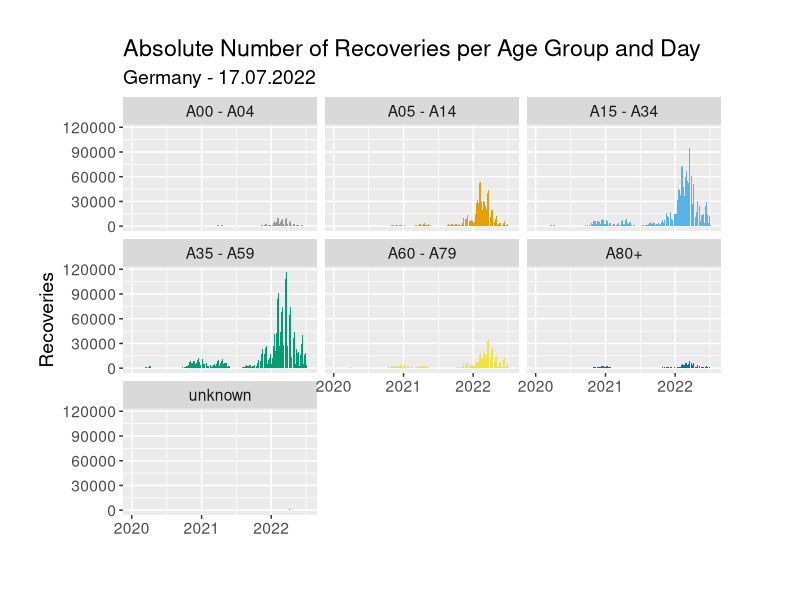
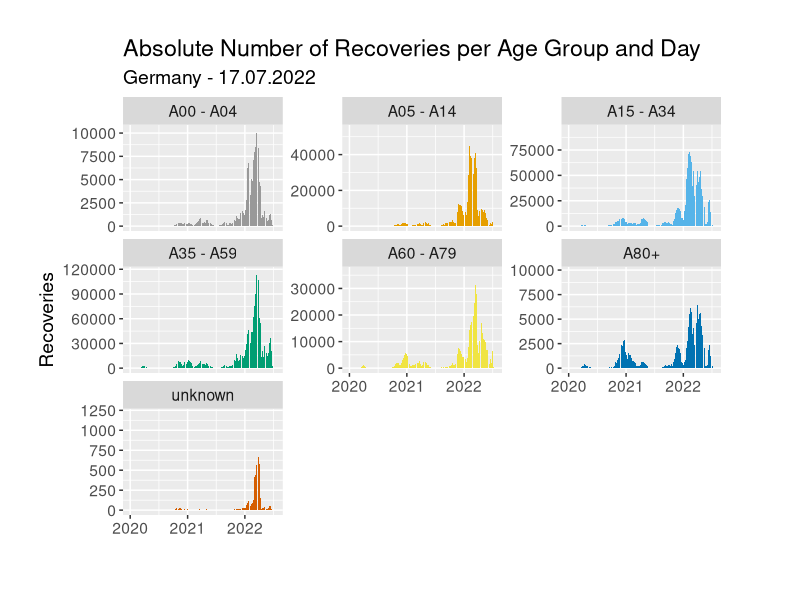
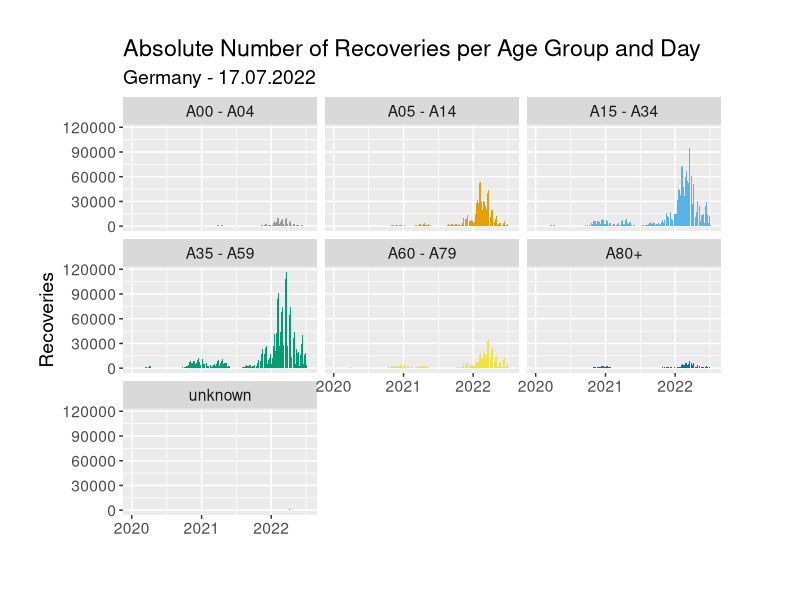
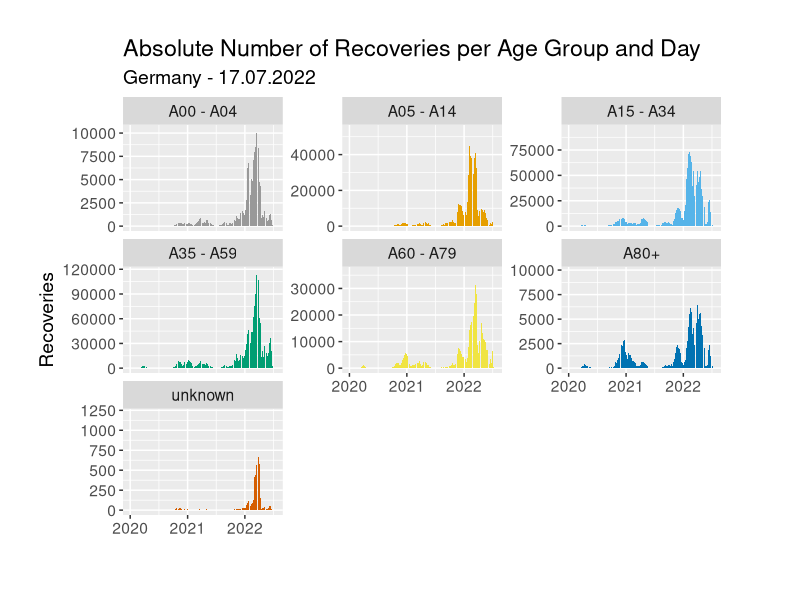

The R script that drew these images, in order:
library(ggplot2)
library(tidyverse)
library(lubridate)

setwd(dirname(rstudioapi::getActiveDocumentContext()$path))

cbp1 <- c("#999999", "#E69F00", "#56B4E9", "#009E73",
          "#F0E442", "#0072B2", "#D55E00", "#CC79A7")

data <- read.csv("./data/sum_recovered_by_age_group_and_day.csv", sep=",", header = FALSE, col.names = c("Altersgruppe", "Datum","Genesungen"))

data$Datum <- as.Date(data$Datum, format = "%Y/%m/%d")

# data <- data %>% 
#   group_by(c(Altersgruppe,month = floor_date(Datum, unit = "month"))) %>%
#   summarize(sum_genesungen = sum(Genesungen))


# g <- ggplot(data, aes(x=Datum,y=Genesungen,fill=Altersgruppe)) +
#   geom_bar(stat = "identity", position = "dodge") +
#   scale_fill_manual(values = cbp1, labels = c("A00 - A04", "A05 - A14", "A15 - A34", "A35 - A59", "A60 - A79", "A80+", "unknown" )) +
#   labs(
#     title = "Absolute Number of Recoveries per Age Group and Day",
#     subtitle = "Germany - 17.07.2022",
#     x = "",
#     y = "Recoveries",
#     fill = "Age Group"
#   )
# 
# 
# print(g)

# ggsave("recovered_by_age_group.png", width = 8.37, height = 6, dpi = 300)

age_group_names <- c(
  `A00-A04` = "A00 - A04",
  `A05-A14` = "A05 - A14",
  `A15-A34` = "A15 - A34",
  `A35-A59` = "A35 - A59",
  `A60-A79` = "A60 - A79",
  `A80+` = "A80+",
  `unbekannt` = "unknown"
)

g <- ggplot(data, aes(x=Datum,y=Genesungen,fill=Altersgruppe)) +
  geom_bar(stat = "identity", position = "dodge") +
  facet_wrap(~Altersgruppe, labeller = as_labeller(age_group_names)) +
  scale_fill_manual(values = cbp1, labels = c("A00 - A04", "A05 - A14", "A15 - A34", "A35 - A59", "A60 - A79", "A80+", "unknown" )) +
  labs(
    title = "Absolute Number of Recoveries per Age Group and Day",
    subtitle = "Germany - 17.07.2022",
    x = "",
    y = "Recoveries",
    fill = "Age Group"
  ) +
  guides(
    fill = "none"
  )+
  theme(
    text = element_text(size = 14),
    plot.margin = margin(t = 1, r = 2, b = 1, l = 1, unit = "cm"
    ))


print(g)

ggsave("recovered_by_age_group.png", width = 8.37, height = 6, dpi = 300)

g <- ggplot(data, aes(x=Datum,y=Genesungen,fill=Altersgruppe)) +
  geom_bar(stat = "identity", position = "dodge") +
  facet_wrap(~Altersgruppe, labeller = as_labeller(age_group_names), scales = "free_y") +
  scale_fill_manual(values = cbp1, labels = c("A00 - A04", "A05 - A14", "A15 - A34", "A35 - A59", "A60 - A79", "A80+", "unknown" )) +
  labs(
    title = "Absolute Number of Recoveries per Age Group and Day",
    subtitle = "Germany - 17.07.2022",
    x = "",
    y = "Recoveries",
    fill = "Age Group"
  ) +
  guides(
    fill = "none"
  ) +
  theme(
    text = element_text(size = 14),
    plot.margin = margin(t = 1, r = 2, b = 1, l = 1, unit = "cm"
    ))




print(g)

ggsave("recovered_by_age_group_scales_free.png", width = 8.37, height = 6, dpi = 300)
